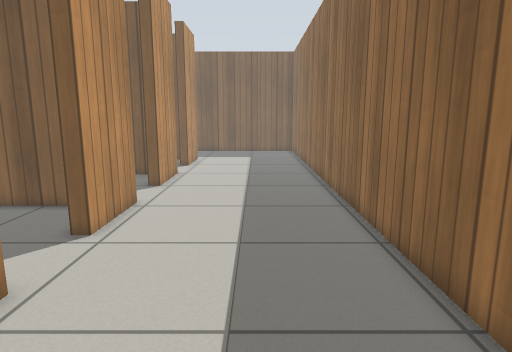
View 1 (above)

18 first-person views from a walk through a robot-simulator world made for Gazebo. The camera is 0.88 m above the floor, tilts 10° down and sees 75° across. The floor is counted in squares, 0.25 m on a side. Each view is taken from the middle of a square. On the plan, view 1 faces up. The plan holds only what a view shows up to about 20 squares ahead; the rest is blank. Gazebo's built-in surfaces are drawn with simple patterns.

View 2
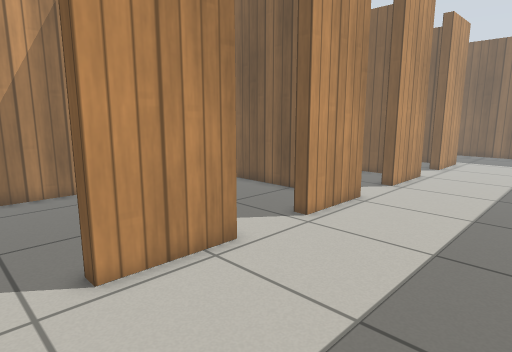

View 3
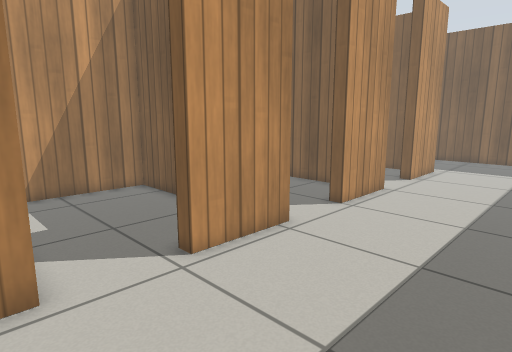

View 4
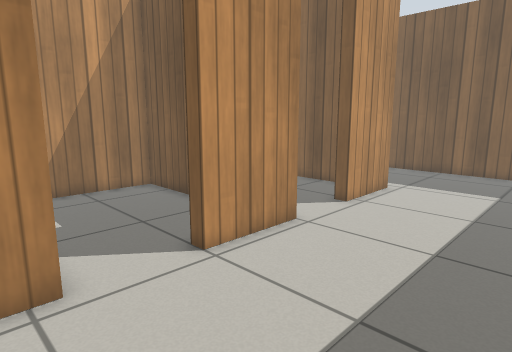

View 5
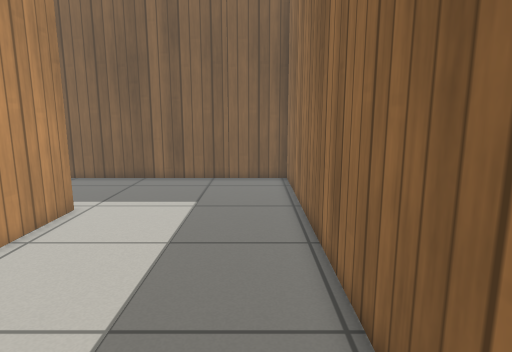

View 6
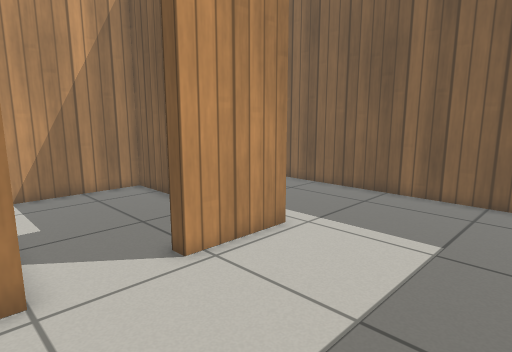

View 7
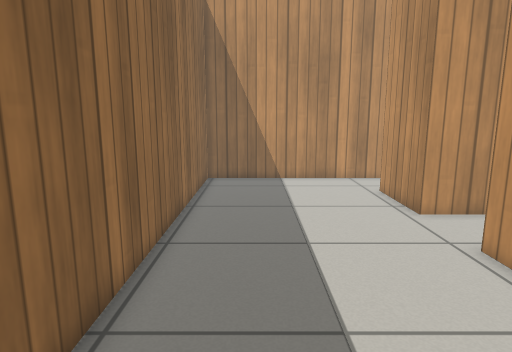

View 8
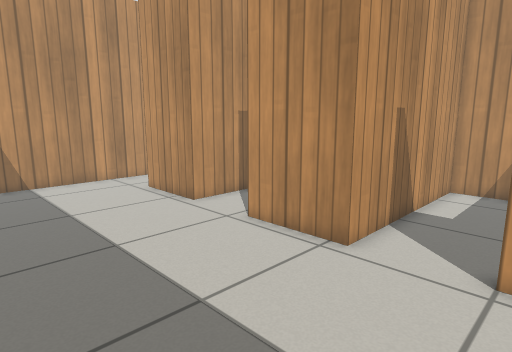

View 9
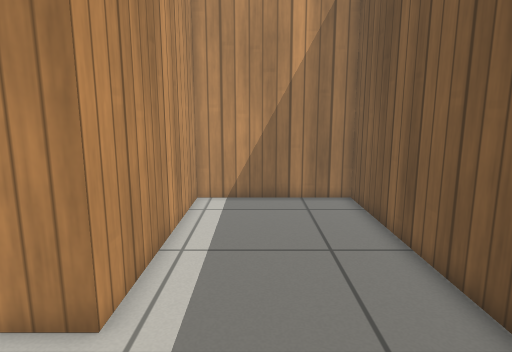

View 10
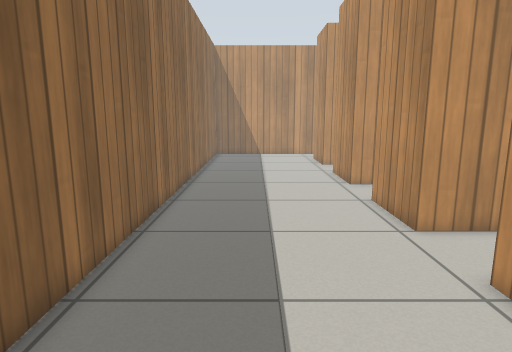

View 11
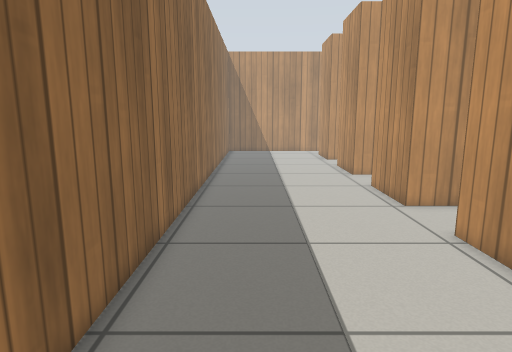

View 12
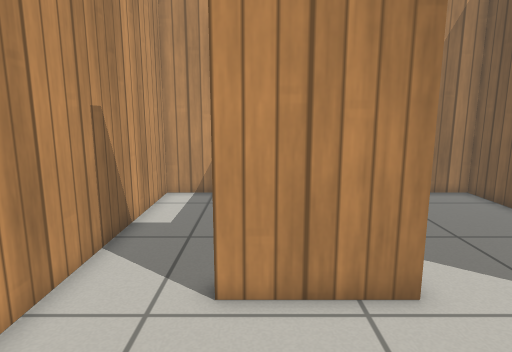

View 13
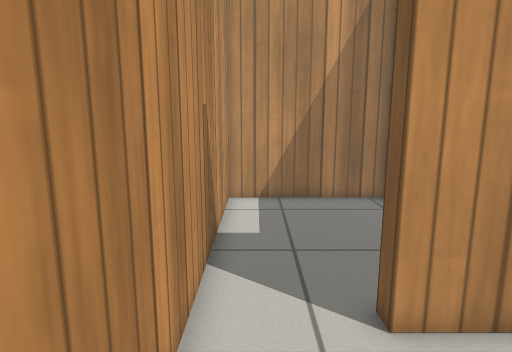

View 14
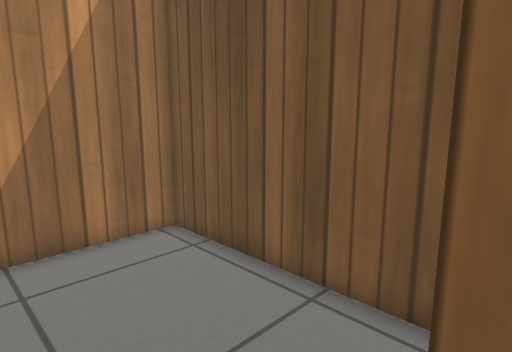

View 15
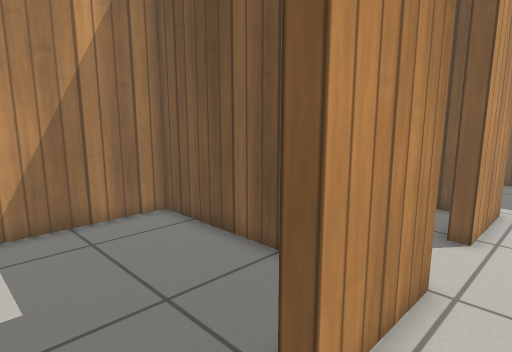

View 16
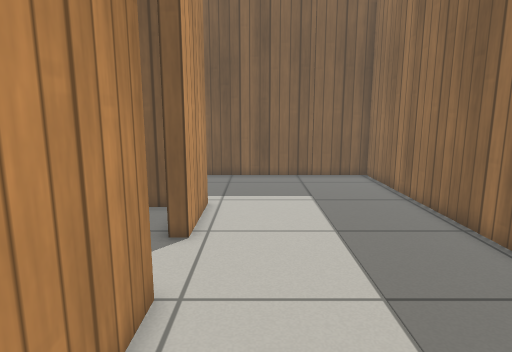

View 17
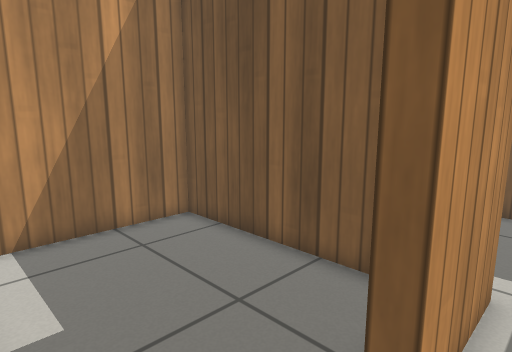

View 18
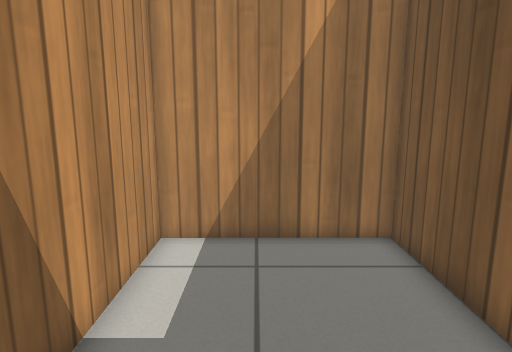

### Floor plan
Ten units are one square. View 1 is at (0, 0); x grows to the right and y downward. Boxes are objects, and circles mark ways between rooms. Rooms are numbered by the first view taken in them; rooms with no view inside come last. Other rooms are left out.
<svg viewBox="-149 -357 192 374">
<path fill="none" stroke="#000" d="M-50 -210 -50 -170M-50 -136 -50 -96M-50 -62 -50 -22M-44 12 38 12 38 -352 -144 -352 -144 -284 -50 -284 -50 -244M-50 -22 -56 -22M-64 -56 -144 -56 -144 12 -44 12M-75 -130 -144 -130 -144 -62 -50 -62M-50 -96 -56 -96M-66 -204 -144 -204 -144 -136 -50 -136M-50 -170 -56 -170M-76 -210 -50 -210M-50 -244 -56 -244M-64 -278 -144 -278 -144 -221"/>
<circle cx="-50" cy="-10" r="3" fill="#2a7"/>
<circle cx="-50" cy="-80" r="3" fill="#2a7"/>
<circle cx="-50" cy="-150" r="3" fill="#2a7"/>
<circle cx="-50" cy="-230" r="3" fill="#2a7"/>
<text x="-20" y="-200">1</text>
<text x="-100" y="-20">2</text>
<text x="-100" y="-90">3</text>
<text x="-100" y="-170">4</text>
<text x="-100" y="-240">5</text>
</svg>
Room 1 opens to room 2. Room 1 opens to room 3. Room 1 opens to room 4. Room 1 opens to room 5.

Where each view was taken, in squares from view 1:
view 1: 0 up, 0 right, facing up
view 2: 0 up, 2 right, facing up-left
view 3: 5 up, 2 right, facing up-left
view 4: 12 up, 2 right, facing up-left
view 5: 16 up, 2 right, facing up
view 6: 20 up, 2 right, facing up-left
view 7: 18 up, 1 right, facing down
view 8: 18 up, 3 right, facing down-left
view 9: 31 up, 0 right, facing left
view 10: 31 up, 0 right, facing down
view 11: 34 up, 1 right, facing down
view 12: 3 up, 1 right, facing left
view 13: 0 up, 0 right, facing left
view 14: 0 up, 5 left, facing up-left
view 15: 14 up, 3 left, facing up-left
view 16: 15 up, 3 left, facing up
view 17: 21 up, 4 left, facing up-left
view 18: 9 up, 5 left, facing left
